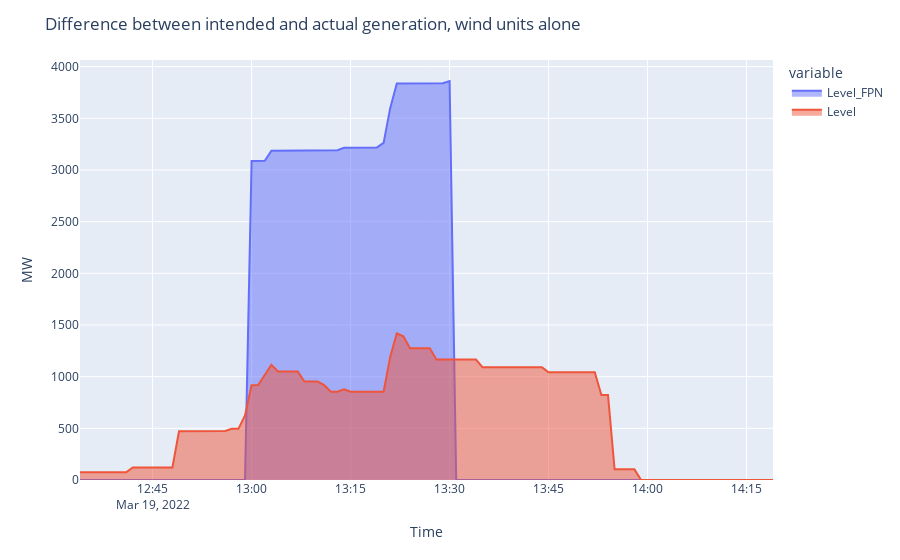

Notebook code for this chart:
### Code cell
df_ = df_curtailment.reset_index().groupby("Time").sum()

fig = px.area(df_, x=df_.index, y=["Level_FPN", "Level"])
fig.update_traces(stackgroup=None, fill="tozeroy")
fig.update_layout(
    yaxis=dict(title="MW"),
    title=dict(
        text="Difference between intended and actual generation, wind units alone"
    ),
)
